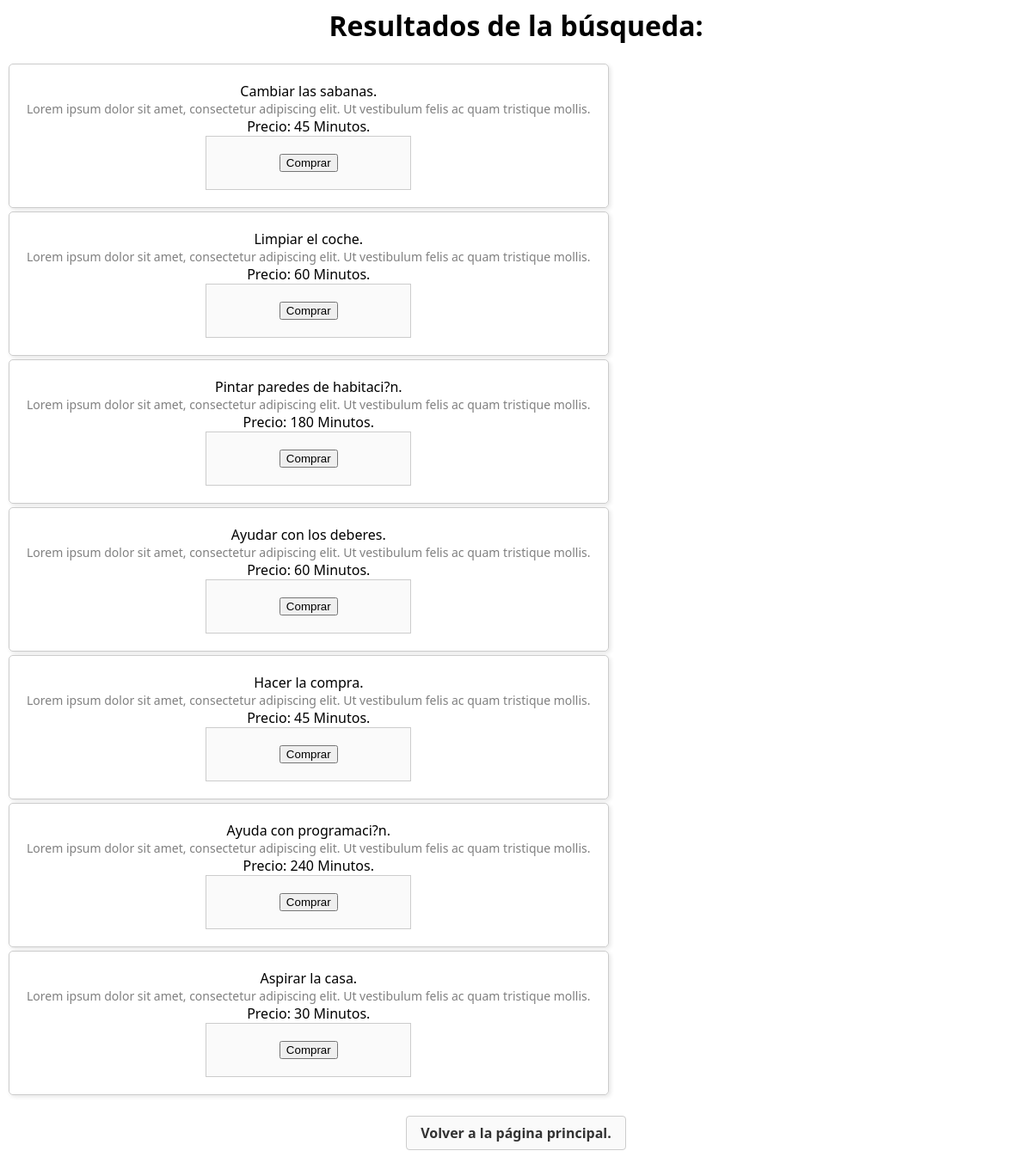
The app's page /buscador.php with its own data.
### tables this page shows
CREATE TABLE `services` (
  `name` varchar(55) NOT NULL,
  `description` varchar(400) NOT NULL,
  `price` int(6) NOT NULL,
  `id_service` int(6) NOT NULL,
  `user_name` varchar(55) NOT NULL
);

### buscador.php (the view, shortened to what this page needs)
<?php
$query = $_GET['search'];
$hostname = "localhost";
$username = "root";
$password = "";
$dbname = "bancodetiempo";
$conn = mysqli_connect($hostname, $username, $password, $dbname);
$query = mysqli_real_escape_string($conn, $query);
$sql = "SELECT * FROM services WHERE name LIKE '%$query%'";
$result = mysqli_query($conn, $sql);
if (mysqli_num_rows($result) > 0) {
  echo '<h1>Resultados de la búsqueda:</h1>';
  while ($row = mysqli_fetch_array($result)) {
    echo '<head>';
    echo '<link rel="stylesheet" href="estilo_buscador.css">';
    echo '</head>';
    echo '<table align="center" class="card-table">';
    echo '<tr>';
    echo '<td class="card"';
    echo '<h2>' . $row['name'] . '</h2>';
    echo '<p>' . $row['description'] . '</p>';
    echo '<span>' . 'Precio: ' . $row['price'] . ' Minutos.' . '</span>';
    echo '<form action="purchase.php" method="POST">';
    echo '<button type="submit" class="purchase-button">Comprar</button>';
    echo '</form>';
    echo '</td>';
    echo '</tr>';
    echo '</table>';
  }
  echo '<br><center><a href="Pagina_Principal.php">Volver a la página principal.</a></center>';
} else {
  echo 'No hay resultados para mostrar.';
}

### estilo_buscador.css (style rules this page uses)
.card-table { display: flex; flex-wrap: wrap; margin: auto; }
.card { flex-basis: 33.33%; padding: 20px; border: 1px solid #ccc; border-radius: 5px; box-shadow: 2px 2px 5px rgba(0, 0, 0, 0.1); text-align: center; }
.card p { margin: 0; font-size: 14px; color: gray; }
h1, h4 { text-align: center; }
a { display: inline-block; padding: 8px 16px; border: 1px solid #ccc; border-radius: 4px; background-color: #fafafa; color: #333; text-decoration: none; font-weight: bold; }
form { width: 30%; margin: 0 auto; padding: 20px; border: 1px solid #ccc; background-color: #fafafa; }

### records on screen
services: name "Cambiar las sabanas.", description "Lorem ipsum dolor sit amet, consectetur adipiscing elit. Ut vestibulum felis ac quam tristique mollis.", price "45"
services: name "Limpiar el coche.", description "Lorem ipsum dolor sit amet, consectetur adipiscing elit. Ut vestibulum felis ac quam tristique mollis.", price "60"
services: name "Pintar paredes de habitaci?n.", description "Lorem ipsum dolor sit amet, consectetur adipiscing elit. Ut vestibulum felis ac quam tristique mollis.", price "180"
services: name "Ayudar con los deberes.", description "Lorem ipsum dolor sit amet, consectetur adipiscing elit. Ut vestibulum felis ac quam tristique mollis.", price "60"
services: name "Hacer la compra.", description "Lorem ipsum dolor sit amet, consectetur adipiscing elit. Ut vestibulum felis ac quam tristique mollis.", price "45"
services: name "Ayuda con programaci?n.", description "Lorem ipsum dolor sit amet, consectetur adipiscing elit. Ut vestibulum felis ac quam tristique mollis.", price "240"
services: name "Aspirar la casa.", description "Lorem ipsum dolor sit amet, consectetur adipiscing elit. Ut vestibulum felis ac quam tristique mollis.", price "30"
